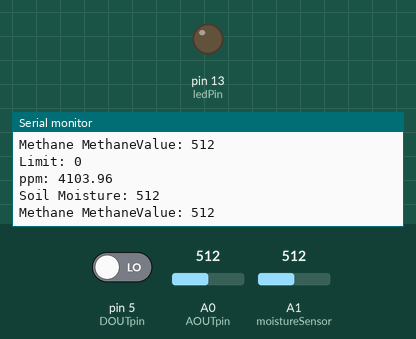
This sketch was run on a simulated Arduino Mega 2560, built with avr-gcc and run on an emulated ATmega2560. On the bench: output pins drawn as LEDs (lit = HIGH), the last lines printed to the serial monitor. Inputs (shaded band) come from the test bench; at power-on: A1 (moistureSensor) = 512, A0 (AOUTpin) = 512, pin 5 (DOUTpin) LOW.

Above: at 4.2 s.
4.3 s: A1 (moistureSensor) set to 11
At 4.51 s:
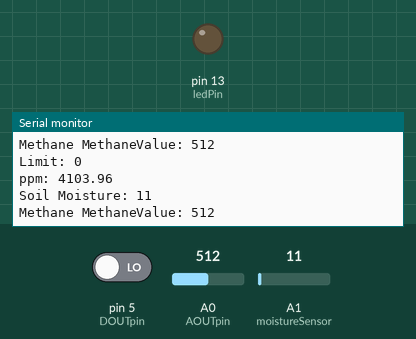
5.8 s: A1 (moistureSensor) set to 8
At 6.01 s:
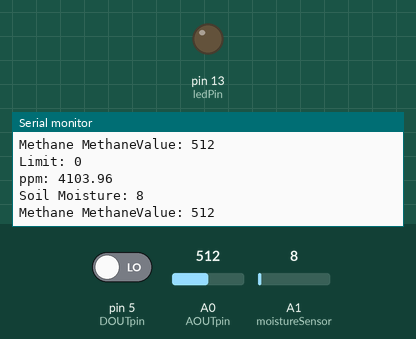
7.3 s: A0 (AOUTpin) set to 255
At 7.48 s:
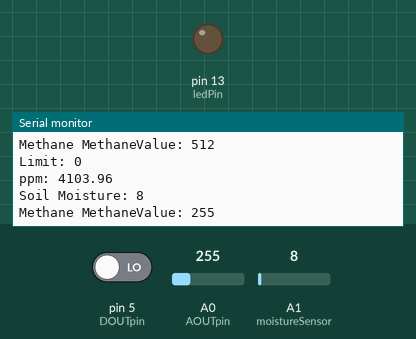
8.8 s: A0 (AOUTpin) set to 230
At 9.7 s:
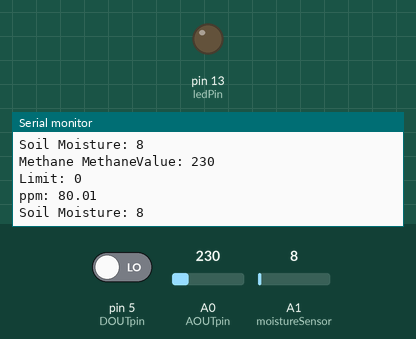
Timing chart, 0 to 11.3 s (numbered marks = the images above; inputs shaded):
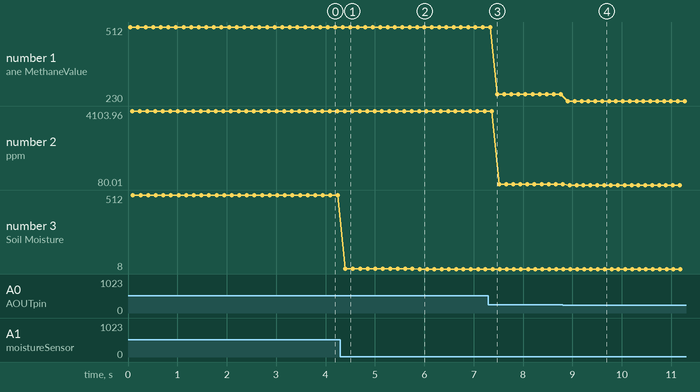

The sketch:

sensor.ino
```cpp
/* MQ-4 Methane Sensor Circuit with Arduino */

const int AOUTpin=0;//the AOUT pin of the methane sensor goes into analog pin A0 of the arduino
const int DOUTpin=5;//the DOUT pin of the methane sensor goes into digital pin D8 of the arduino
const int ledPin=13;//the anode of the LED connects to digital pin D13 of the arduino
float Ro = 10000.0;
float Vrl = 0.0;
float Rs = 0.0;
float ratio = 0.0;
float ppm = 0.0;
int limit;
int MethaneValue;
int moistureSensor = 1;
int moistureValue = 0;


void setup() {
  Serial.begin(9600);
  Serial2.begin(9600);//sets the baud rate
  pinMode(DOUTpin, INPUT);//sets the pin as an input to the arduino
  pinMode(ledPin, OUTPUT);//sets the pin as an output of the arduino
}

void loop()
{
  MethaneValue= analogRead(AOUTpin);//reads the analaog MethaneValue from the methane sensor's AOUT pin
  limit= digitalRead(DOUTpin);//reads the digital MethaneValue from the methane sensor's DOUT pin
  Vrl = MethaneValue * ( 5.00 / 1024.0  );      // V
  Rs = 20000 * ( 5.00 - Vrl) / Vrl ;   // Ohm
  ratio =  Rs/Ro;
  ppm = get_CO(ratio);
  moistureValue = analogRead(moistureSensor);
  Serial2.println("***********************Princess Ginger is stupid***************************");
  //Serial2.print("Methane ppm: ");
  Serial2.print(ppm);//prints the methane MethaneValue
  Serial2.print(",");
  Serial2.print(ppm);//prints the methane MethaneValue
  Serial2.print(",");
  Serial2.print(ppm);//prints the methane MethaneValue

  Serial2.print(",");
  Serial2.print(moistureValue);
  Serial2.print(",");
  Serial2.println(moistureValue);


  Serial.print("Methane MethaneValue: ");
  Serial.println(MethaneValue);//prints the methane MethaneValue
  Serial.print("Limit: ");
  Serial.println(limit);//prints the limit reached as either LOW or HIGH (above or underneath)
  Serial.print("ppm: ");
  Serial.println(ppm);//prints the limit reached as either LOW or HIGH (above or underneath)

  Serial.print("Soil Moisture: ");
  Serial.println(moistureValue);

  //Serial.write(AOUTpin);
  delay(100);
}


float get_CO (float ratio){
  float ppm = 0.0;
  ppm = 37143 * pow (ratio, -3.178);
  return ppm;
}
```

Measured:
- the behaviour switches between 243 and 242 on A0 (AOUTpin) (found by bisection; images 3 and 4)
- after the input at 4.3 s, the serial monitor: prints a new line after 0.10 s (image 1)
- after the input at 5.8 s, the serial monitor: prints a new line after 0.11 s (image 2)
- after the input at 7.3 s, the serial monitor: prints a new line after 0.18 s (image 3)
- after the input at 8.8 s, the serial monitor: prints a new line after 0.11 s (image 4)
- plotted number 1: 512 → 255 after the input at 7.3 s, 255 → 230 after the input at 8.8 s
- plotted number 2: 4103.96 → 122.95 after the input at 7.3 s, 122.95 → 80.01 after the input at 8.8 s
- plotted number 3: 512 → 11 after the input at 4.3 s, 11 → 8 after the input at 5.8 s
